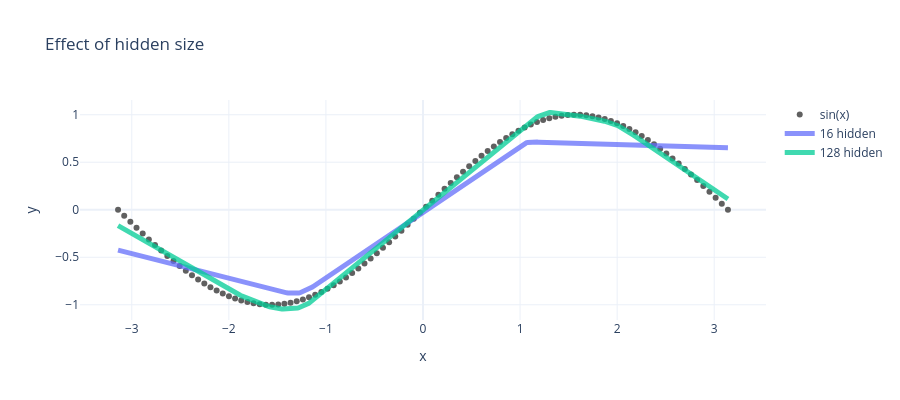

This figure's notebook cell:
### Code cell
opt_state_wide = optimizer.init(wide_model.params)

wide_losses = []
for step in range(200):
    wide_model, opt_state_wide, loss = train_step(wide_model, opt_state_wide, x_train, y_train)
    wide_losses.append(loss.item())

y_pred_wide = wide_model(x_eval)

fig = go.Figure()
fig.add_trace(go.Scatter(x=x_sin, y=jnp.sin(x_sin), mode="markers", name="sin(x)", marker=dict(size=6, symbol="circle", color="rgb(96,96,96)")))
fig.add_trace(go.Scatter(x=x_eval[:, 0], y=y_pred[:, 0], mode="lines", name="16 hidden", line=dict(width=5, color="#636EFA"), opacity=0.75))
fig.add_trace(go.Scatter(x=x_eval[:, 0], y=y_pred_wide[:, 0], mode="lines", name="128 hidden", line=dict(width=5, color="#00CC96"), opacity=0.75))
fig.update_layout(title="Effect of hidden size", xaxis_title="x", yaxis_title="y", height=400, template="plotly_white")
fig.show()

### Figure 1 — Plotly figure (JSON) as saved in the notebook; plotly's stock layout.template omitted (floating-point values rounded to 4 significant figures; data arrays with more than 128 entries replaced by an {"elided": "..."} marker saying what was removed)
{"data": [{"marker": {"color": "rgb(96,96,96)", "size": 6, "symbol": "circle"}, "mode": "markers", "name": "sin(x)", "type": "scatter", "x": [-3.142, -3.078, -3.015, -2.951, -2.888, -2.824, -2.761, -2.697, -2.634, -2.57, -2.507, -2.443, -2.38, -2.317, -2.253, -2.19, -2.126, -2.063, -1.999, -1.936, -1.872, -1.809, -1.745, -1.682, -1.618, -1.555, -1.491, -1.428, -1.365, -1.301, -1.238, -1.174, -1.111, -1.047, -0.9837, -0.9203, -0.8568, -0.7933, -0.7299, -0.6664, -0.6029, -0.5395, -0.476, -0.4125, -0.3491, -0.2856, -0.2221, -0.1587, -0.0952, -0.03173, 0.03173, 0.0952, 0.1587, 0.2221, 0.2856, 0.3491, 0.4125, 0.476, 0.5395, 0.6029, 0.6664, 0.7299, 0.7933, 0.8568, 0.9203, 0.9837, 1.047, 1.111, 1.174, 1.238, 1.301, 1.365, 1.428, 1.491, 1.555, 1.618, 1.682, 1.745, 1.809, 1.872, 1.936, 1.999, 2.063, 2.126, 2.19, 2.253, 2.317, 2.38, 2.443, 2.507, 2.57, 2.634, 2.697, 2.761, 2.824, 2.888, 2.951, 3.015, 3.078, 3.142], "y": [8.742e-08, -0.06342, -0.1266, -0.1893, -0.2511, -0.312, -0.3717, -0.4298, -0.4862, -0.5406, -0.5929, -0.6428, -0.6901, -0.7346, -0.7761, -0.8146, -0.8497, -0.8815, -0.9096, -0.9341, -0.9549, -0.9718, -0.9848, -0.9938, -0.9989, -0.9999, -0.9969, -0.9898, -0.9788, -0.9638, -0.945, -0.9224, -0.896, -0.866, -0.8326, -0.7958, -0.7557, -0.7127, -0.6668, -0.6182, -0.5671, -0.5137, -0.4582, -0.4009, -0.342, -0.2817, -0.2203, -0.158, -0.09506, -0.03173, 0.03173, 0.09506, 0.158, 0.2203, 0.2817, 0.342, 0.4009, 0.4582, 0.5137, 0.5671, 0.6182, 0.6668, 0.7127, 0.7557, 0.7958, 0.8326, 0.866, 0.896, 0.9224, 0.945, 0.9638, 0.9788, 0.9898, 0.9969, 0.9999, 0.9989, 0.9938, 0.9848, 0.9718, 0.9549, 0.9341, 0.9096, 0.8815, 0.8497, 0.8146, 0.7761, 0.7346, 0.6901, 0.6428, 0.5929, 0.5406, 0.4862, 0.4298, 0.3717, 0.312, 0.2511, 0.1893, 0.1266, 0.06342, -8.742e-08]}, {"line": {"color": "#636EFA", "width": 5}, "mode": "lines", "name": "16 hidden", "opacity": 0.75, "type": "scatter", "x": {"elided": "500 float values"}, "y": {"elided": "500 float values"}}, {"line": {"color": "#00CC96", "width": 5}, "mode": "lines", "name": "128 hidden", "opacity": 0.75, "type": "scatter", "x": {"elided": "500 float values"}, "y": {"elided": "500 float values"}}], "layout": {"height": 400, "title": {"text": "Effect of hidden size"}, "xaxis": {"title": {"text": "x"}}, "yaxis": {"title": {"text": "y"}}}}
